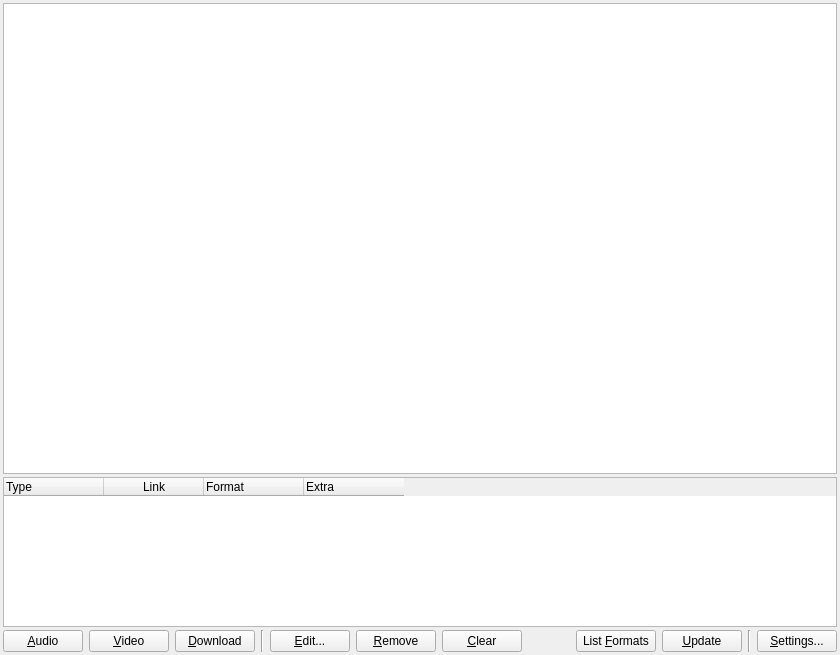
<?xml version="1.0" encoding="UTF-8"?>
<ui version="4.0">
 <class>MainWindow</class>
 <widget class="QMainWindow" name="MainWindow">
  <property name="geometry">
   <rect>
    <x>0</x>
    <y>0</y>
    <width>840</width>
    <height>655</height>
   </rect>
  </property>
  <property name="windowTitle">
   <string>YouDownUI</string>
  </property>
  <widget class="QWidget" name="centralWidget">
   <layout class="QVBoxLayout" name="verticalLayout">
    <property name="spacing">
     <number>3</number>
    </property>
    <property name="leftMargin">
     <number>3</number>
    </property>
    <property name="topMargin">
     <number>3</number>
    </property>
    <property name="rightMargin">
     <number>3</number>
    </property>
    <property name="bottomMargin">
     <number>3</number>
    </property>
    <item>
     <widget class="QTextEdit" name="out">
      <property name="font">
       <font>
        <family>Courier New</family>
       </font>
      </property>
      <property name="lineWrapMode">
       <enum>QTextEdit::NoWrap</enum>
      </property>
     </widget>
    </item>
    <item>
     <widget class="QTableWidget" name="tableWidget">
      <property name="sizePolicy">
       <sizepolicy hsizetype="Expanding" vsizetype="Fixed">
        <horstretch>0</horstretch>
        <verstretch>0</verstretch>
       </sizepolicy>
      </property>
      <property name="maximumSize">
       <size>
        <width>16777215</width>
        <height>150</height>
       </size>
      </property>
      <property name="selectionMode">
       <enum>QAbstractItemView::SingleSelection</enum>
      </property>
      <property name="selectionBehavior">
       <enum>QAbstractItemView::SelectRows</enum>
      </property>
      <attribute name="verticalHeaderDefaultSectionSize">
       <number>24</number>
      </attribute>
      <column>
       <property name="text">
        <string>Type</string>
       </property>
       <property name="textAlignment">
        <set>AlignLeft|AlignVCenter</set>
       </property>
      </column>
      <column>
       <property name="text">
        <string>Link</string>
       </property>
      </column>
      <column>
       <property name="text">
        <string>Format</string>
       </property>
       <property name="textAlignment">
        <set>AlignLeft|AlignVCenter</set>
       </property>
      </column>
      <column>
       <property name="text">
        <string>Extra</string>
       </property>
       <property name="textAlignment">
        <set>AlignLeft|AlignVCenter</set>
       </property>
      </column>
     </widget>
    </item>
    <item>
     <layout class="QHBoxLayout" name="horizontalLayout_2">
      <item>
       <widget class="QPushButton" name="btnAudio">
        <property name="text">
         <string>&amp;Audio</string>
        </property>
       </widget>
      </item>
      <item>
       <widget class="QPushButton" name="btnVideo">
        <property name="text">
         <string>&amp;Video</string>
        </property>
       </widget>
      </item>
      <item>
       <widget class="QPushButton" name="btnDownload">
        <property name="text">
         <string>&amp;Download</string>
        </property>
        <property name="checkable">
         <bool>false</bool>
        </property>
       </widget>
      </item>
      <item>
       <widget class="Line" name="line">
        <property name="orientation">
         <enum>Qt::Vertical</enum>
        </property>
       </widget>
      </item>
      <item>
       <widget class="QPushButton" name="btnEdit">
        <property name="text">
         <string>&amp;Edit...</string>
        </property>
       </widget>
      </item>
      <item>
       <widget class="QPushButton" name="btnRemove">
        <property name="text">
         <string>&amp;Remove</string>
        </property>
       </widget>
      </item>
      <item>
       <widget class="QPushButton" name="btnClear">
        <property name="text">
         <string>&amp;Clear</string>
        </property>
       </widget>
      </item>
      <item>
       <spacer name="horizontalSpacer">
        <property name="orientation">
         <enum>Qt::Horizontal</enum>
        </property>
        <property name="sizeHint" stdset="0">
         <size>
          <width>40</width>
          <height>20</height>
         </size>
        </property>
       </spacer>
      </item>
      <item>
       <widget class="QPushButton" name="btnListFormats">
        <property name="text">
         <string>List &amp;Formats</string>
        </property>
       </widget>
      </item>
      <item>
       <widget class="QPushButton" name="btnUpdate">
        <property name="text">
         <string>&amp;Update</string>
        </property>
       </widget>
      </item>
      <item>
       <widget class="Line" name="line_3">
        <property name="orientation">
         <enum>Qt::Vertical</enum>
        </property>
       </widget>
      </item>
      <item>
       <widget class="QPushButton" name="btnSettings">
        <property name="text">
         <string>&amp;Settings...</string>
        </property>
       </widget>
      </item>
     </layout>
    </item>
   </layout>
  </widget>
 </widget>
 <layoutdefault spacing="6" margin="11"/>
 <tabstops>
  <tabstop>btnDownload</tabstop>
  <tabstop>btnEdit</tabstop>
  <tabstop>btnRemove</tabstop>
  <tabstop>btnClear</tabstop>
  <tabstop>btnListFormats</tabstop>
  <tabstop>btnUpdate</tabstop>
  <tabstop>btnSettings</tabstop>
  <tabstop>out</tabstop>
  <tabstop>tableWidget</tabstop>
 </tabstops>
 <resources/>
 <connections/>
</ui>
